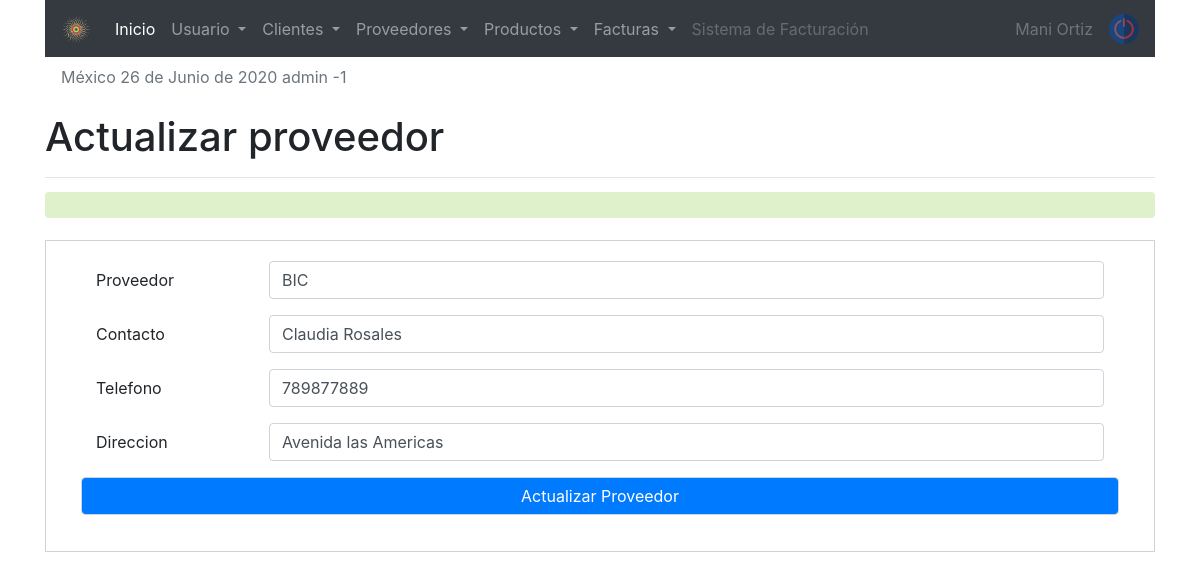
The page /sistema/editar_proveedor.php?id=1 (signed in) on the database its author committed.
### tables this page shows
CREATE TABLE `proveedor` (
  `codproveedor` int(11) NOT NULL,
  `proveedor` varchar(100) DEFAULT NULL,
  `contacto` varchar(100) DEFAULT NULL,
  `telefono` bigint(11) DEFAULT NULL,
  `direccion` text DEFAULT NULL,
  `date_add` datetime NOT NULL DEFAULT current_timestamp(),
  `idusuario` int(11) DEFAULT NULL,
  `estatus` int(11) NOT NULL DEFAULT 1
);

### sistema/editar_proveedor.php (the view, shortened to what this page needs)
<?php
include "../conexion.php";
$idproveedor = $_REQUEST['id'];
$sql = mysqli_query($conection, "SELECT * FROM proveedor WHERE codproveedor= $idproveedor");
$result_sql = mysqli_num_rows($sql);
if($result_sql == 0){
    header('Location: lista_proveedor.php');
}else{
    while($data  = mysqli_fetch_array($sql)){
        $proveedor = $data['proveedor'];
        $contacto  = $data['contacto'];
        $telefono = $data['telefono'];
        $direccion   = $data['direccion'];
    }
}
?>
<!doctype html>
<html lang="en">
    <link rel="stylesheet" href="css/style1.css">
  <head>
    <?php include "includes/scripts.php" ?>
  </head>
  <body>
  <?php include "includes/header.php" ?>
<section id="container">
<div class="container">
<div class="form_refister">
    <h1>Actualizar proveedor</h1>
    <hr>
    <div class="alert"><?php echo isset($alert) ? $alert : ''; ?></div>
    <form action="" method="post">
    <div class="form-group row">
    <label for="proveedor" class="col-sm-2 col-form-label">Proveedor </label>
    <div class="col-sm-10">
      <input type="text" name="proveedor" class="form-control" id="proveedor" placeholder="Nombre del Proveedor " value="<?php echo $proveedor ; ?>">
    </div>
  </div>
  <div class="form-group row">
    <label for="contacto" class="col-sm-2 col-form-label">Contacto </label>
    <div class="col-sm-10">
      <input type="text" name="contacto" class="form-control" id="contacto" placeholder="Nombre completo del contacto " value="<?php echo $contacto ; ?>">
    </div>
  </div>
  <div class="form-group row">
    <label for="telefono" class="col-sm-2 col-form-label">Telefono </label>
    <div class="col-sm-10">
      <input type="number" name="telefono" class="form-control" id="telefono" placeholder="Telefono " value="<?php echo $telefono ; ?>">
    </div>
  </div>
  <div class="form-group row">
    <label for="direccion" class="col-sm-2 col-form-label">Direccion</label>
    <div class="col-sm-10">
      <input type="text" name="direccion" class="form-control" id="direccion" placeholder="Direccion " value="<?php echo $direccion ; ?>">
    </div>
  </div>
  <div>
    <div class="form-group row">
      <input type="submit" value="Actualizar Proveedor" name="clave" class="form-control  bg-primary text-white" id="guardar" placeholder=" ">
    </div>
    </div>
  </div>
</div>
</section>
   </body>
</html>

### sistema/css/style1.css (style rules this page uses)
form { margin: auto; padding: 20px 50px; border: 1px solid #d1d1d1; }
.alert { width: 100%; background: rgb(223, 241, 203); bottom: 6px; margin: 20px auto; }

### rows shown on the page
proveedor: proveedor "BIC", contacto "Claudia Rosales", telefono "789877889", direccion "Avenida las Americas"

### other values the page prints
fechaC() "26 de Junio de 2020"
$_SESSION['user'] "admin"
$_SESSION['rol'] "1"
